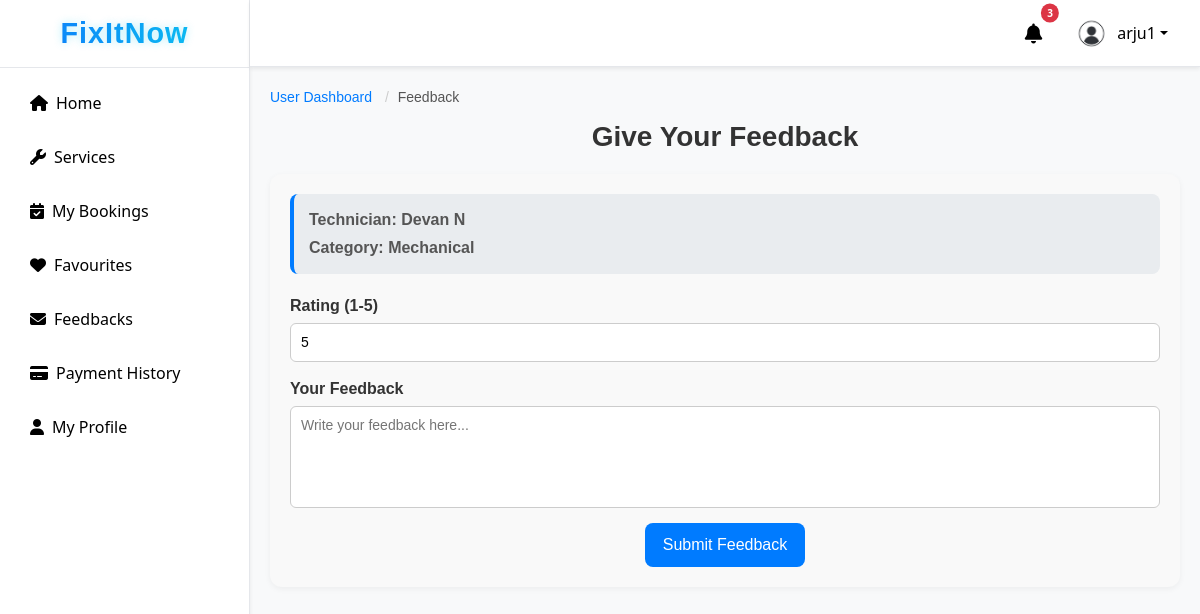
The page /feedback/2/ (signed in) on the database its author committed.
### fixapp/models.py (models this page shows, shortened)
class UserRegistration(models.Model):
    full_name = models.CharField(max_length=100)
    username = models.CharField(max_length=150, unique=True)
    email = models.EmailField(unique=True)
    password = models.CharField(max_length=128)  # plain password
    phone = models.CharField(max_length=15, null=True, blank=True)
    profile_image = models.ImageField(upload_to="user_profiles/", null=True, blank=True)
    city = models.CharField(max_length=100, blank=True, null=True)
    address = models.TextField(blank=True, null=True)
    latitude = models.FloatField(blank=True, null=True)
    longitude = models.FloatField(blank=True, null=True)
    registered_on = models.DateTimeField(default=timezone.now)

class TechnicianRequest(models.Model):
    full_name = models.CharField(max_length=100)
    username = models.CharField(max_length=50, unique=True, null=True, blank=True)
    email = models.EmailField()
    phone = models.CharField(max_length=15)
    city = models.CharField(max_length=50)
    category = models.CharField(max_length=50)
    experience = models.PositiveIntegerField()
    profile_image = models.ImageField(upload_to="technician_profiles/", null=True, blank=True)
    document = models.FileField(upload_to="technician_docs/")
    id_proof = models.FileField(upload_to="id_proofs/", null=True, blank=True)
    password = models.CharField(max_length=128, null=True, blank=True)
    status = models.CharField(max_length=20, default="Pending")
    applied_on = models.DateTimeField(auto_now_add=True)
    latitude = models.FloatField(null=True, blank=True)
    longitude = models.FloatField(null=True, blank=True)

### fixapp/views.py (the view, shortened to what this page needs)
# urls.py: path('feedback/<int:tech_id>/', views.user_feedback, name='user_feedback'),
def user_feedback(request, tech_id):
    user_id = request.session.get('user_id')
    if not user_id:
        return redirect('login')
    user_obj = UserRegistration.objects.get(id=user_id)
    technician = TechnicianRequest.objects.get(id=tech_id, status="Approved")
    return render(request, "user_page/user_feedback.html", {
        "technician": technician,
        "user_obj": user_obj
    })

### fixapp/context_processors.py (called while the page is built)
def notifications_processor(request):
    notifications = []
    if request.session.get('user_id'):
        notifications = Notification.objects.filter(
            recipient_type__in=["users", "both"]
        ).order_by('-created_on')
    return {'notifications': notifications}

def technician_notifications_processor(request):
    notifications = []
    if request.session.get('technician_id'):
        notifications = Notification.objects.filter(
            recipient_type__in=["technicians", "both"]
        ).order_by('-created_on')
    return {'tech_notifications': notifications}

### templates/user_page/user_feedback.html (shortened to what this page needs)
{% extends 'user_page/user_dashboard.html' %}
{% load static %}
{% block user_feedback %}
<div class="feedback-container">
    <nav aria-label="breadcrumb">
        <ol class="breadcrumb feedback-breadcrumb">
            <li class="breadcrumb-item"><a href="{% url 'user_home' %}">User Dashboard</a></li>
            <li class="breadcrumb-item active" aria-current="page">Feedback</li>
        </ol>
    </nav>
    <h2 class="feedback-title">Give Your Feedback</h2>
    <form method="POST" class="feedback-form">
        <div class="payment-info-header">
            <p><strong>Technician:</strong> {{ technician.full_name }}</p>
            <p><strong>Category:</strong> {{ technician.category }}</p>
        </div>
        <div class="form-group">
            <label for="rating">Rating (1-5)</label>
            <input type="number" id="rating" name="rating" min="1" max="5" value="5" required>
        </div>
        <div class="form-group">
            <label for="feedback">Your Feedback</label>
            <textarea id="feedback" name="feedback" rows="4" placeholder="Write your feedback here..." required></textarea>
        </div>
        <div class="form-actions">
            <button type="submit" class="feedback-submit-btn">Submit Feedback</button>
        </div>
    </form>
</div>
{% endblock %}

### templates/user_page/user_dashboard.html (shortened to what this page needs)
{% load static %}
<!DOCTYPE html>
<html lang="en">
<head>
  <link href="https://cdn.jsdelivr.net/npm/bootstrap@5.3.2/dist/css/bootstrap.min.css" rel="stylesheet">
  <link href="https://cdn.jsdelivr.net/npm/bootstrap-icons@1.11.1/font/bootstrap-icons.css" rel="stylesheet">
  <link href="https://cdnjs.cloudflare.com/ajax/libs/font-awesome/6.4.0/css/all.min.css" rel="stylesheet">
<link href="https://cdn.jsdelivr.net/npm/remixicon@3.2.0/fonts/remixicon.css" rel="stylesheet">
  <link rel="stylesheet" href="{% static 'css/admin_dashboard.css' %}">
</head>
<body>
  <div class="d-flex">
    <nav id="sidebar" class="sidebar d-flex flex-column shadow-sm ">
      <div class="sidebar-header p-3 text-center">
        <h3 class="logo">FixItNow</h3>
      </div>
      <div class="sidebar-menu flex-grow-1">
        <ul class="nav flex-column mt-2">
          <li class="nav-item"><a href="{% url 'user_home' %}"
            class="nav-link {% if request.resolver_match.url_name == 'user_home' %}active{% endif %}">
            <i class="fas fa-home me-2"></i>Home</a>
          </li>
          <li class="nav-item"><a href="{% url 'user_services' %}"
            class="nav-link {% if request.resolver_match.url_name == 'user_services' %}active{% endif %}">
            <i class="fas fa-wrench me-2"></i>Services</a>
          </li>
          <li class="nav-item"><a href="{% url 'my_bookings' %}"
            class="nav-link {% if request.resolver_match.url_name == 'my_bookings' %}active{% endif %}">
            <i class="fas fa-calendar-check me-2"></i>My Bookings</a>
          </li>
          <li class="nav-item"><a href="{% url 'user_favorite_list' %}"
            class="nav-link {% if request.resolver_match.url_name == 'user_favorite_list' %}active{% endif %}">
            <i class="fas fa-heart me-2"></i>Favourites</a>
          </li>
          <li class="nav-item"><a href="{% url 'view_user_feedback' %}"
            class="nav-link {% if request.resolver_match.url_name == 'view_user_feedback' %}active{% endif %}"><i class="fas fa-envelope me-2"></i>Feedbacks</a></li>
          <li class="nav-item"><a href="{% url 'user_payment_history' %}"
            class="nav-link {% if request.resolver_match.url_name == 'user_payment_history' %}active{% endif %}"><i class="fas fa-credit-card me-2">
            </i>Payment History</a>
          </li>
          <li class="nav-item"><a href="{% url 'user_profile' %}"
            class="nav-link {% if request.resolver_match.url_name == 'user_profile' %}active{% endif %}">
            <i class="fas fa-user me-2"></i>My Profile</a>
          </li>
        </ul>
      </div>
    </nav>
    <div class="flex-grow-1 main-area">
      <nav class="navbar navbar-expand-lg topbar shadow-sm px-4 d-flex justify-content-end">
        <ul class="navbar-nav d-flex align-items-center">
<li class="nav-item dropdown me-3">
    <a class="nav-link position-relative" href="#" id="notificationDropdown" role="button"
       data-bs-toggle="dropdown" aria-expanded="false">
        <i class="fas fa-bell fa-lg"></i>
        {% if notifications.count %}
            <span class="badge-count">{{ notifications.count }}</span>
        {% endif %}
    </a>
</li>
          {% if user_obj %}
          <li class="nav-item dropdown">
            <a class="nav-link dropdown-toggle d-flex align-items-center" href="#" role="button"
              data-bs-toggle="dropdown" aria-expanded="false">
              {% if user_obj.profile_image %}
              <img src="{{ user_obj.profile_image.url }}" alt="profile" class="rounded-circle me-2 profile-pic"
                width="35" height="35">
              {% else %}
              <img src="{% static 'images/default_profile.png' %}" alt="profile" class="rounded-circle me-2 profile-pic"
                width="35" height="35">
              {% endif %}
              {{ user_obj.username }}
            </a>
          </li>
          {% endif %}
        </ul>
      </nav>
      {% block user_feedback %}
      {% endblock %}
    </div>
  </div>
</body>
</html>

### rows shown on the page
UserRegistration: profile_image (picture), username "arju1"
TechnicianRequest: full_name "Devan N", category "Mechanical"

### other values the page prints
{{ notifications.count }} "3"
